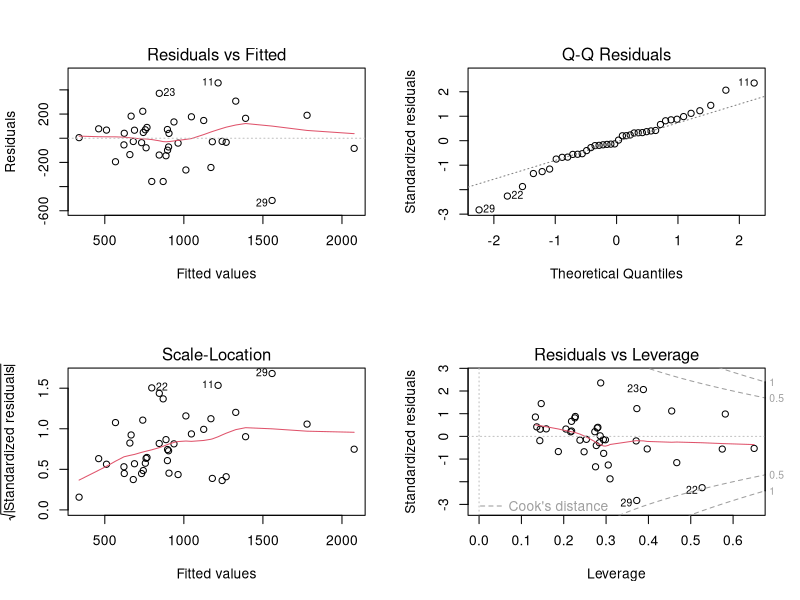
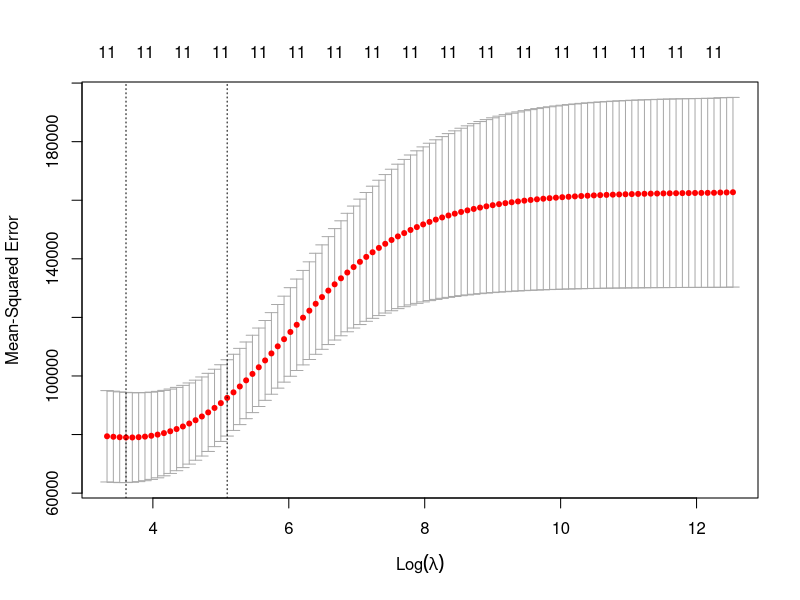
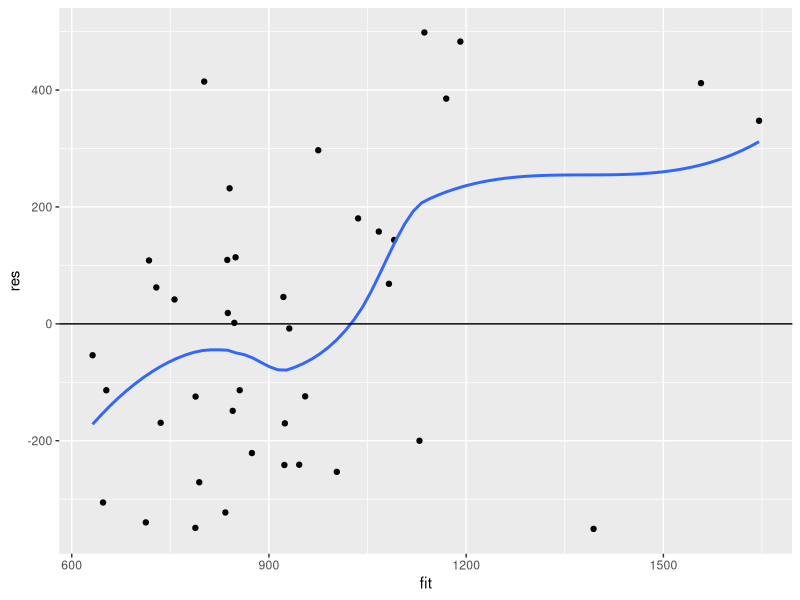
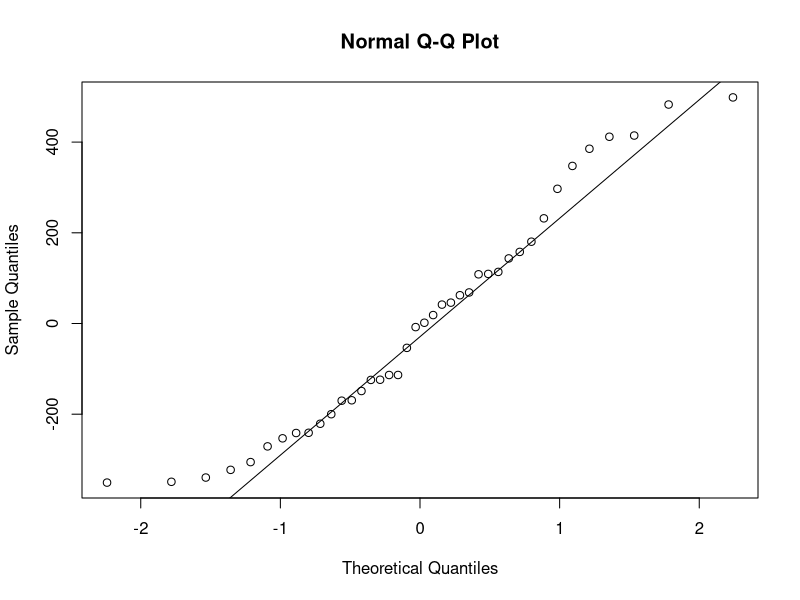
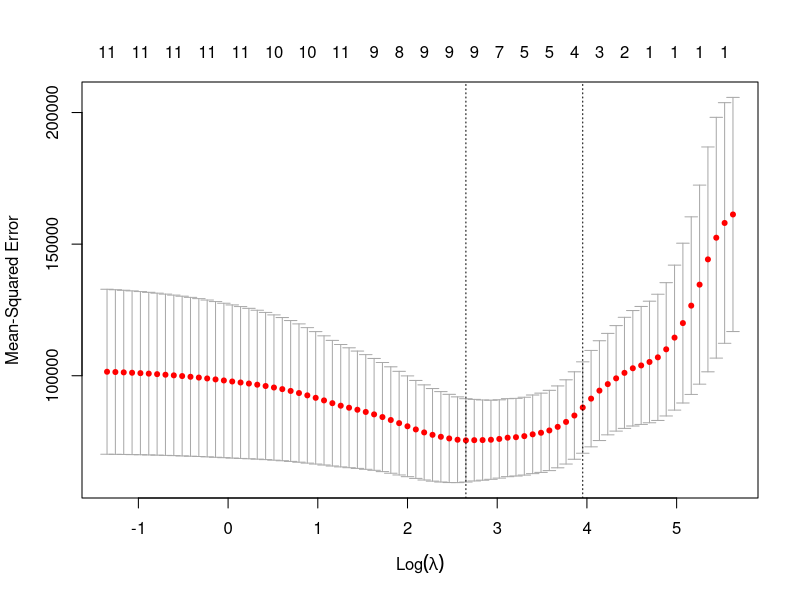
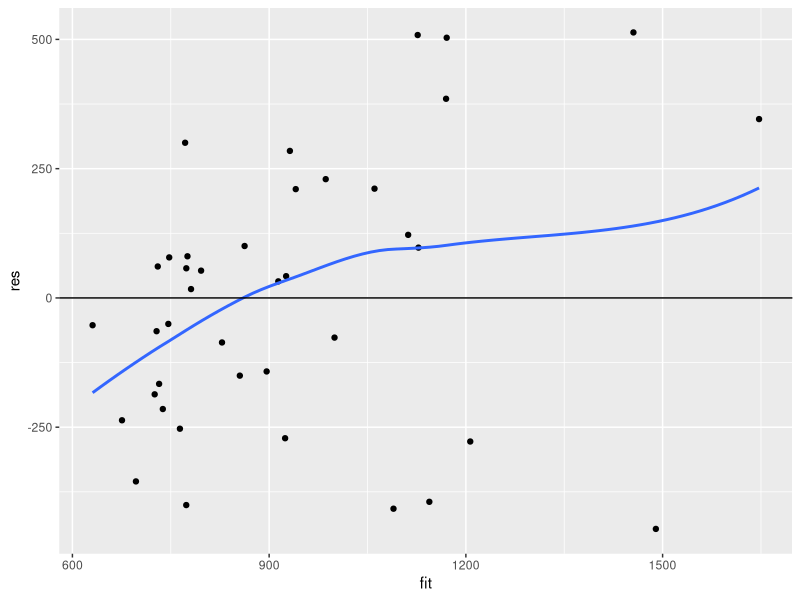
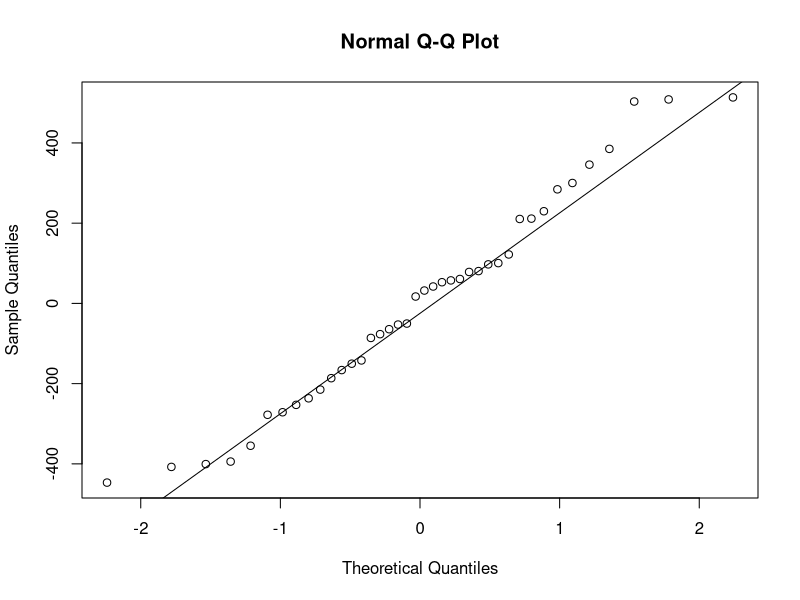

These figures' R source, in order:
#########################################
####### R Statistical Programming #######
####  Lesson 11: Feature Selection  #####
#########################################

library(MASS)
library(car)
install.packages("glmnet")
library(glmnet)
library(Metrics)
library(tidyverse)


#### Data and Plots ####

# Let's load up the us crime dataset from the mass package
data("UScrime")
head(UScrime)
# We'll change So to a factor
UScrime$So <- factor(UScrime$So, labels = c("No", "Yes"))


#### Linear Regression ####

# Let's first take a look at a full model with all variables of interest
crime.lm1<- lm(y ~ M + So + Ed + Po1 + LF + M.F + Pop + NW + U1 + Ineq + Time,
               data = UScrime[1:40, ])
summary(crime.lm1)
#plot to check assumptions
par(mfrow = c(2,2))
plot(crime.lm1)
par(mfrow = c(1,1))
vif(crime.lm1)


#### Ridge Regression ####

# We need to create a model matrix before inputting data into the model
UScrime.matrix <- model.matrix(y ~ M + So + Ed + Po1 + LF + M.F + Pop + NW +
                                 U1 + Ineq + Time,
                               data = UScrime[1:40, ])[, -1]

# We can now imput the data into glmnet
crime.ridge <- cv.glmnet(x = UScrime.matrix, y = UScrime[1:40, ]$y,
                         alpha = 0, nfolds = 5)

# We can plot the values of lambda to identify which values lead to smallest mse
plot(crime.ridge)

# We can identify coefficients of the lambda that produces the smallest mse
coef(crime.ridge, s="lambda.min")
# Or the one that is the most parsimonious while being 1 standard error away
# from the min mse
coef(crime.ridge, s="lambda.1se")

# Predictions can be retrieved like so
UScrime_predictions_ridge <-  predict(crime.ridge, s = crime.ridge$lambda.1se,
                                      newx = UScrime.matrix)

# Assumptions still apply!
ridge_output <- data.frame(fit = c(UScrime_predictions_ridge),
                           res = c(UScrime[1:40, ]$y -
                                     UScrime_predictions_ridge))
# Residuals vs. Fitted Plot
ggplot(data = ridge_output, aes(x = fit, y = res)) +
  geom_point() +
  geom_smooth(se=F) +
  geom_hline(yintercept = 0)
# QQ Plot
qqnorm(ridge_output$res)
qqline(ridge_output$res)


#### LASSO Regression ####
  
# Set alpha = 1 for LASSO regularization
crime.lasso <- cv.glmnet(x = UScrime.matrix, y = UScrime[1:40, ]$y, alpha = 1,
                         nfolds = 5)

# We can plot the values of lambda to identify which values lead to smallest mse
plot(crime.lasso)

# We can identify coefficients of the lambda that produces the smallest mse
coef(crime.lasso, s = "lambda.min")
coef(crime.lasso, s = "lambda.1se")

# Predictions can be retrieved like so
UScrime_predictions_lasso <-  predict(crime.lasso, s = crime.lasso$lambda.1se,
                                      newx = UScrime.matrix)

# Assumptions still apply!
lasso_output<- data.frame(fit = c(UScrime_predictions_lasso),
                          res = c(UScrime[1:40, ]$y -
                                    UScrime_predictions_lasso))
# Residuals vs. Fitted
ggplot(data = lasso_output, aes(x = fit, y = res)) +
  geom_point() +
  geom_smooth(se=F) +
  geom_hline(yintercept = 0)
# QQ plot
qqnorm(lasso_output$res)
qqline(lasso_output$res)


#### Model Evaluation ####

# We'll create a testing matrix
testing.matrix <- model.matrix(y ~ M + So + Ed + Po1 + LF + M.F + Pop + NW +
                                 U1 + Ineq + Time,
                               data = UScrime[41:47, ])[, -1]

# Look at how well models perform on training data
rmse(actual = UScrime[1:40, ]$y, predicted = predict(crime.lm1))
rmse(actual = UScrime[1:40, ]$y, predicted = UScrime_predictions_ridge)
rmse(actual = UScrime[1:40, ]$y, predicted = UScrime_predictions_lasso)
#but what about testing data?
rmse(actual = UScrime[41:47, ]$y,
     predicted = predict(crime.lm1, newdata = UScrime[41:47, ]))
rmse(actual = UScrime[41:47, ]$y,
     predicted = predict(crime.ridge, newx = testing.matrix,
                         s = crime.ridge$lambda.1se))
rmse(actual = UScrime[41:47, ]$y,
     predicted = predict(crime.lasso, newx = testing.matrix,
                         s = crime.lasso$lambda.1se))
